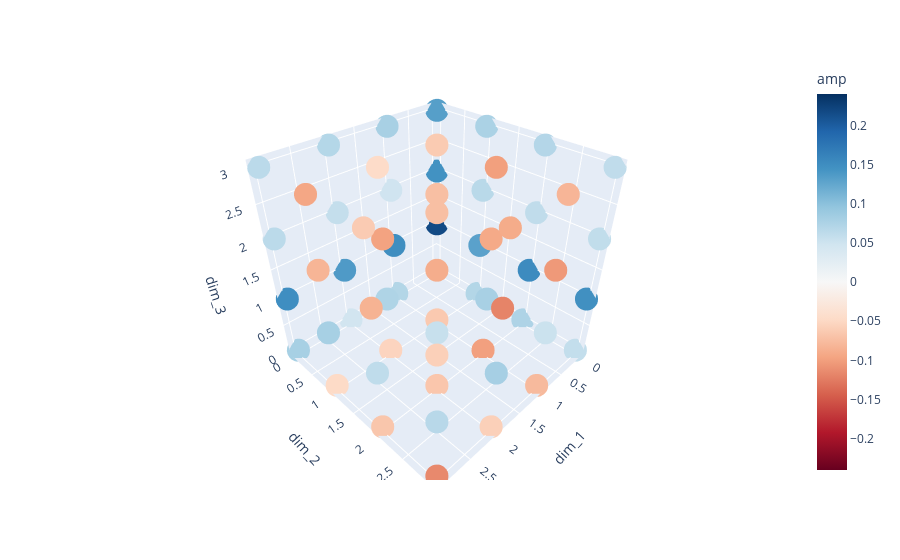

The code cell stored with this chart in its notebook:
### Markdown cell above
Basically, for this choice of card [0,0,0], the resulting output is large for card [0,0,0], smaller for cards with two features in the same dimesion, smaller for one feature in the same dimension, and negative when all features are in different dimensions.

For column number 2 (1 with zero index), we get the following:

### Code cell
x = []
y = []
z = []

for i in range(4):
    for j in range(4):
        for k in range(4):
            x.append(i)
            y.append(j)
            z.append(k)

coords = pd.DataFrame()
coords['dim_1'] = x
coords['dim_2'] = y
coords['dim_3'] = z
coords['amp'] = stim_cor[1]

lim = 0.24
px.scatter_3d(
    coords, 
    x='dim_1',
    y='dim_2',
    z='dim_3',
    color='amp',
    range_color=[-lim,lim],
    color_continuous_scale='RdBu'
)

### Figure 1 — Plotly figure (JSON) as saved in the notebook; plotly's stock layout.template omitted (floating-point values rounded to 4 significant figures)
{"data": [{"hovertemplate": "dim_1=%{x}<br>dim_2=%{y}<br>dim_3=%{z}<br>amp=%{marker.color}<extra></extra>", "legendgroup": "", "marker": {"color": [0.1295, 0.2171, 0.1452, 0.1327, 0.07109, 0.1303, 0.06631, 0.0766, 0.07445, 0.1522, 0.06094, 0.07045, 0.05829, 0.1472, 0.06001, 0.06083, 0.07106, 0.1494, 0.04883, 0.07903, -0.06406, 0.07593, -0.07273, -0.06247, -0.09914, 0.07902, -0.09191, -0.0992, -0.07747, 0.05265, -0.1042, -0.08157, 0.04735, 0.137, 0.05827, 0.06974, -0.05389, 0.07363, -0.0973, -0.04603, -0.0665, 0.05563, -0.05696, -0.07278, -0.05756, 0.08111, -0.1192, -0.09017, 0.08013, 0.1491, 0.06486, 0.06497, -0.04793, 0.08003, -0.08221, -0.09389, -0.06672, 0.06185, -0.08394, -0.06224, -0.1151, 0.067, -0.05776, -0.08882], "coloraxis": "coloraxis", "symbol": "circle"}, "mode": "markers", "name": "", "scene": "scene", "showlegend": false, "type": "scatter3d", "x": [0, 0, 0, 0, 0, 0, 0, 0, 0, 0, 0, 0, 0, 0, 0, 0, 1, 1, 1, 1, 1, 1, 1, 1, 1, 1, 1, 1, 1, 1, 1, 1, 2, 2, 2, 2, 2, 2, 2, 2, 2, 2, 2, 2, 2, 2, 2, 2, 3, 3, 3, 3, 3, 3, 3, 3, 3, 3, 3, 3, 3, 3, 3, 3], "y": [0, 0, 0, 0, 1, 1, 1, 1, 2, 2, 2, 2, 3, 3, 3, 3, 0, 0, 0, 0, 1, 1, 1, 1, 2, 2, 2, 2, 3, 3, 3, 3, 0, 0, 0, 0, 1, 1, 1, 1, 2, 2, 2, 2, 3, 3, 3, 3, 0, 0, 0, 0, 1, 1, 1, 1, 2, 2, 2, 2, 3, 3, 3, 3], "z": [0, 1, 2, 3, 0, 1, 2, 3, 0, 1, 2, 3, 0, 1, 2, 3, 0, 1, 2, 3, 0, 1, 2, 3, 0, 1, 2, 3, 0, 1, 2, 3, 0, 1, 2, 3, 0, 1, 2, 3, 0, 1, 2, 3, 0, 1, 2, 3, 0, 1, 2, 3, 0, 1, 2, 3, 0, 1, 2, 3, 0, 1, 2, 3]}], "layout": {"coloraxis": {"cmax": 0.24, "cmin": -0.24, "colorbar": {"title": {"text": "amp"}}, "colorscale": [[0, "rgb(103,0,31)"], [0.1, "rgb(178,24,43)"], [0.2, "rgb(214,96,77)"], [0.3, "rgb(244,165,130)"], [0.4, "rgb(253,219,199)"], [0.5, "rgb(247,247,247)"], [0.6, "rgb(209,229,240)"], [0.7, "rgb(146,197,222)"], [0.8, "rgb(67,147,195)"], [0.9, "rgb(33,102,172)"], [1, "rgb(5,48,97)"]]}, "legend": {"tracegroupgap": 0}, "margin": {"t": 60}, "scene": {"domain": {"x": [0, 1], "y": [0, 1]}, "xaxis": {"title": {"text": "dim_1"}}, "yaxis": {"title": {"text": "dim_2"}}, "zaxis": {"title": {"text": "dim_3"}}}}}
